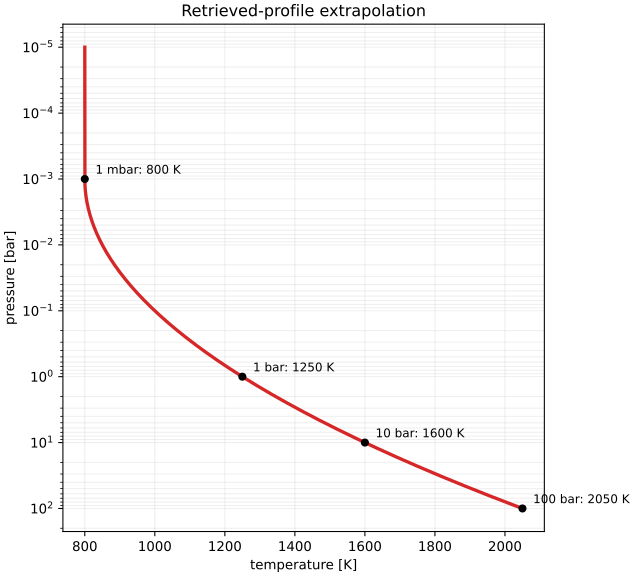

Generate this figure with Python:
#!/usr/bin/env python3
"""Generate paper-315-pressure-temperature.svg."""

from pathlib import Path

import matplotlib.pyplot as plt
import numpy as np

plt.rcParams["svg.hashsalt"] = "codex-wiki"


pressure = np.logspace(-5.0, 2.0, 1000)  # bar
x = np.log10(pressure / 1e-3)
temperature = np.where(x <= 0.0, 800.0, 800.0 + 50.0 * x**2)

fig, ax = plt.subplots(figsize=(6.6, 6.0), layout="constrained")
ax.plot(temperature, pressure, color="#d62728", linewidth=2.5)
for p, t, label in (
    (1e-3, 800.0, "1 mbar: 800 K"),
    (1.0, 1250.0, "1 bar: 1250 K"),
    (10.0, 1600.0, "10 bar: 1600 K"),
    (100.0, 2050.0, "100 bar: 2050 K"),
):
    ax.scatter((t,), (p,), color="black", s=26, zorder=3)
    ax.annotate(label, (t, p), xytext=(8, 4), textcoords="offset points", fontsize=9)
ax.set_yscale("log")
ax.invert_yaxis()
ax.set_xlabel("temperature [K]")
ax.set_ylabel("pressure [bar]")
ax.set_title("Retrieved-profile extrapolation")
ax.grid(alpha=0.2, which="both")

output = Path(__file__).with_suffix(".svg")
fig.savefig(output, metadata={"Date": None})
plt.close(fig)
output.write_text(
    "\n".join(line.rstrip() for line in output.read_text().splitlines()) + "\n"
)
